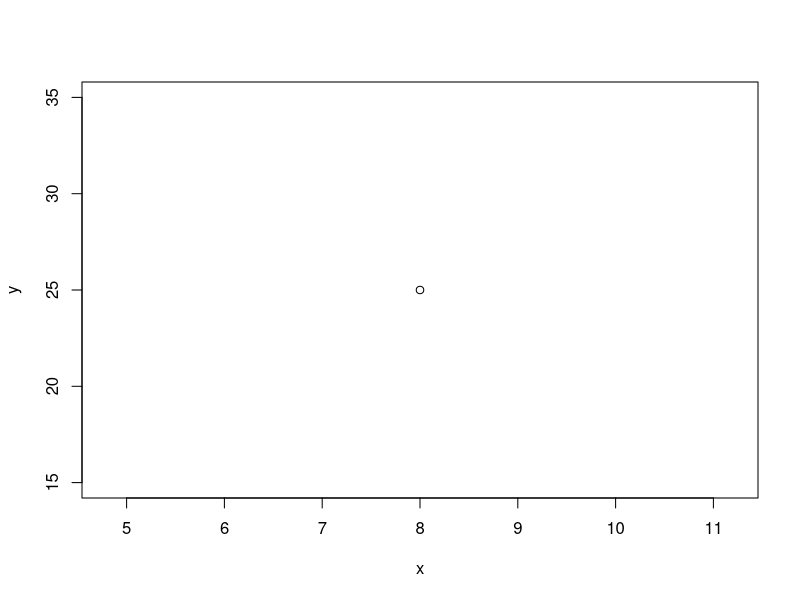
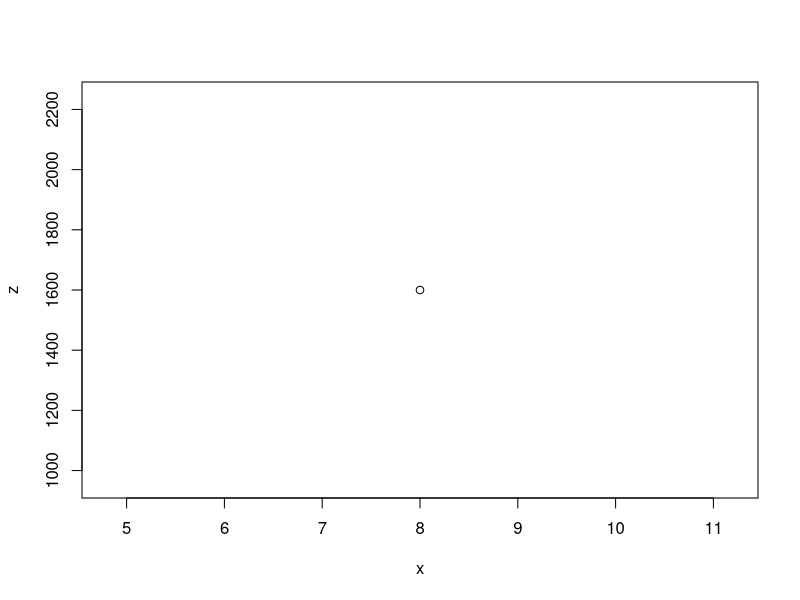
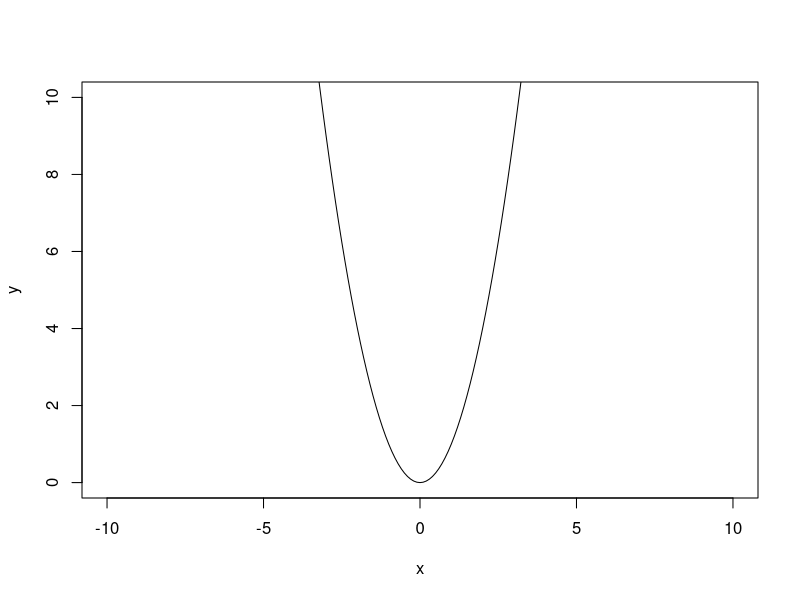

These charts were generated, in order, by the following R code:
# Attention - all comments must be in English - since all russian comments turns to mojibake.


x <- 8
y <- 25
z <- x^2*y

plot(x,y)
plot(x,z)

x > y
x < y
x != y
x == y

#functions

sqrt(16)
log(8) 
log(8, base = 2)
log(8,2)
log(8, sqrt(4))
'+'(3,5)

#vectors
chv <- c("Bacillus", "Phage", "Nucleoid")
chv[2] <- "Membrane" 
chv[-2]
chv[-c(1,3)] 
chv[c(T,F,T)]
named_vector <- c(first = 1, second = 2, third = 3) 
named_vector
names(named_vector)
names(named_vector)[2] <- "fifth"
named_vector

nv2 <- setNames(c("firebrick1", "dodgerblue", "springgreen"), c("Membrane", "Pilus", "Nucleoid"))
nv2

sevv <- c(1, T, "sometext") 
numv <- c(4,8,15)
numv <- c(4:28)
numv>13 
numv[numv>13] 

rep(1:3, 1:3)
rep(1:3, 3) 

numv <- as.character(numv)
numv <- as.numeric(numv)
numv[20] <- NA 
is.na(numv) 
numv[is.na(numv)==F] 
numv[!is.na(numv)]


mean(numv)
mean(numv, na.rm = T)
summary(numv)
table(chv)


x <- seq(-10,  10, by =  0.1)
y <- x^2
plot(x, y, type = "l"
     , ylim = c(0,10)
     )

seq(1,13, length.out = 4)

n <- 1:4
m <- 4:1
n + m 
n + m[1:2] 
n + m[1:3]
n %*% m 
n ^ m + m * (n - m)
?sqrt


